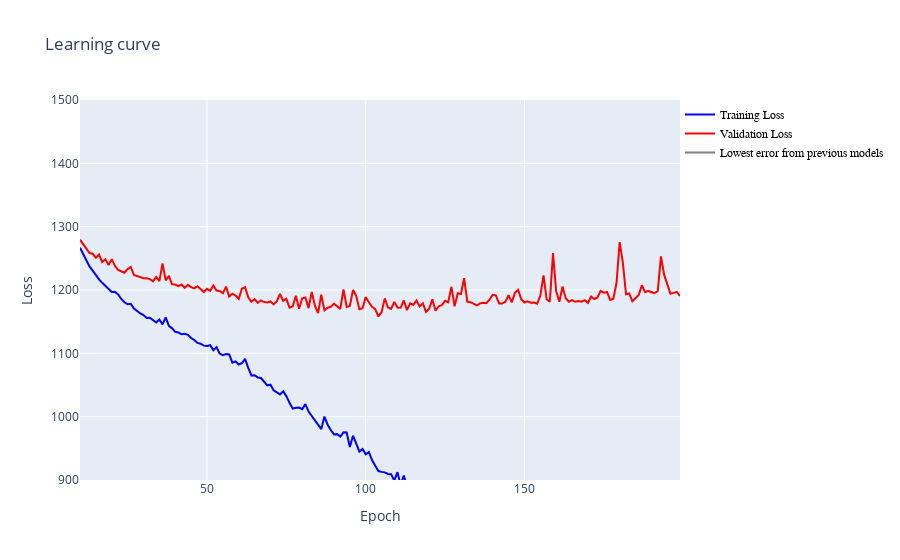

The notebook cell saved with this chart:
### Code cell
DNN_plot_loss(history,starting_epoch=10, previous_val_loss=[0])

### Figure 1 — Plotly figure (JSON) as saved in the notebook; plotly's stock layout.template omitted (floating-point values rounded to 4 significant figures; data arrays with more than 128 entries replaced by an {"elided": "..."} marker saying what was removed)
{"data": [{"marker": {"color": "blue", "opacity": 0.5, "size": 5}, "mode": "lines", "name": "Training Loss", "type": "scatter", "x": {"elided": "190 int values"}, "y": {"elided": "190 float values"}}, {"marker": {"color": "red", "opacity": 0.5, "size": 5}, "mode": "lines", "name": "Validation Loss", "type": "scatter", "x": {"elided": "190 int values"}, "y": {"elided": "190 float values"}}, {"marker": {"color": "grey", "size": 5}, "mode": "lines", "name": "Lowest error from previous models", "type": "scatter", "x": {"elided": "190 int values"}, "y": {"elided": "190 int values"}}], "layout": {"legend": {"font": {"color": "black", "family": "sans-serif", "size": 12}, "traceorder": "normal", "x": 1, "y": 1}, "title": {"text": "Learning curve"}, "xaxis": {"range": [10, 199], "title": {"text": "Epoch"}}, "yaxis": {"range": [900, 1500], "title": {"text": "Loss"}}}}
